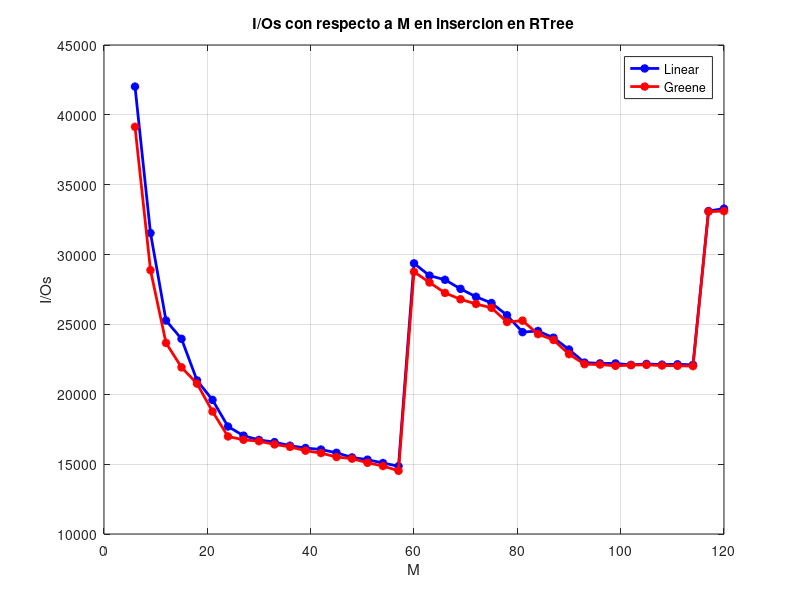

Reproduce this figure in MATLAB.
% M read write time

linear = [6 42025 44343 16.516714096 ;
9 31540 32742 12.835731983 ;
12 25280 25926 10.888257026 ;
15 23969 24105 22.973682165 ;
18 20994 21175 17.815091133 ;
21 19597 19975 12.461107015 ;
24 17694 17820 11.379799842 ;
27 17036 17131 10.704795837 ;
30 16732 16833 21.064599990 ;
33 16577 16605 12.362075090 ;
36 16320 16392 12.803915977 ;
39 16155 16195 10.282010078 ;
42 16047 16022 18.652018070 ;
45 15810 15786 20.202636957 ;
48 15482 15469 17.082885980 ;
51 15318 15295 11.041373968 ;
54 15080 15009 16.692311048 ;
57 14852 14834 21.833245992 ;
60 14686 14642 21.11229586 ;
63 14246 14190 9.3332729339 ;
66 14098 14051 23.417383909 ;
69 13773 13709 34.877449035 ;
72 13490 13419 31.167518138 ;
75 13267 13180 17.495285034 ;
78 12829 12775 18.367560148 ;
81 12225 12176 19.4593620 ;
84 12265 12206 8.7180240154 ;
87 12023 11948 16.867124080 ;
90 11603 11502 23.448529958 ;
93 11133 11028 34.283207893 ;
96 11106 11012 32.156626939 ;
99 11103 11016 30.870302915 ;
102 11052 10983 10.815320968 ;
105 11086 10977 19.619102954 ;
108 11062 10971 8.6913549900 ;
111 11073 10971 33.364892959 ;
114 11055 10956 33.496340036 ;
117 11038 10944 28.081739187 ;
120 11098 10980 21.691240072
	];

  
greene = [6 39145 41716 15.641815900 ;
9 28886 30096 11.682235956 ;
12 23678 24353 10.145133018 ;
15 21929 22470 19.335760116 ;
18 20762 21147 27.354793071 ;
21 18768 19100 11.884053945 ;
24 16982 17234 18.646803855 ;
27 16744 16976 28.674023866 ;
30 16642 16758 28.720874071 ;
33 16413 16545 13.961992025 ;
36 16236 16297 12.06598591 ;
39 15963 16040 15.461710929 ;
42 15792 15828 10.972377061 ;
45 15510 15565 19.272114992 ;
48 15393 15397 9.8130571842 ;
51 15101 15118 31.913062095 ;
54 14864 14863 31.835052967 ;
57 14525 14537 13.521260023 ;
60 14385 14374 16.935577869 ;
63 14002 13973 16.215778827 ;
66 13628 13608 24.934504032 ;
69 13400 13353 24.708889007 ;
72 13232 13212 17.938915967 ;
75 13095 13066 19.545184850 ;
78 12587 12569 29.048336982 ;
81 12635 12590 10.09567809 ;
84 12153 12105 19.756680965 ;
87 11944 11900 11.789515972 ;
90 11437 11380 20.235212087 ;
93 11078 11028 22.397756099 ;
96 11064 11019 28.432832002 ;
99 11019 10992 31.851758956 ;
102 11043 10980 21.622718095 ;
105 11053 10977 13.805737018 ;
108 11029 10959 32.888797044 ;
111 11020 10944 31.189985036 ;
114 11008 10953 11.771528959 ;
117 11025 10947 23.570614099 ;
120 11037 10971 31.363318920
];

plot(linear(:,1),linear(:,2).*ceil(linear(:,1).*70./4000),'*-b','linewidth',2);
hold on
plot(greene(:,1),greene(:,2).*ceil(greene(:,1).*70./4000),'*-r','linewidth',2);
hold off
xlabel('M');
ylabel('I/Os');
title('I/Os con respecto a M en insercion en RTree')
%axis([2^10 2^22 0 20000000]);
legend('Linear','Greene','location','northeast');
grid on;
print -depsc moptplot.eps